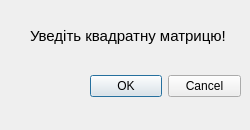
<?xml version="1.0" encoding="UTF-8"?>
<ui version="4.0">
 <class>Dialog</class>
 <widget class="QDialog" name="Dialog">
  <property name="geometry">
   <rect>
    <x>0</x>
    <y>0</y>
    <width>250</width>
    <height>130</height>
   </rect>
  </property>
  <property name="minimumSize">
   <size>
    <width>250</width>
    <height>130</height>
   </size>
  </property>
  <property name="maximumSize">
   <size>
    <width>250</width>
    <height>130</height>
   </size>
  </property>
  <property name="windowTitle">
   <string>Dialog</string>
  </property>
  <widget class="QDialogButtonBox" name="buttonBox">
   <property name="geometry">
    <rect>
     <x>90</x>
     <y>70</y>
     <width>151</width>
     <height>32</height>
    </rect>
   </property>
   <property name="maximumSize">
    <size>
     <width>16777215</width>
     <height>4353464</height>
    </size>
   </property>
   <property name="orientation">
    <enum>Qt::Horizontal</enum>
   </property>
   <property name="standardButtons">
    <set>QDialogButtonBox::Cancel|QDialogButtonBox::Ok</set>
   </property>
  </widget>
  <widget class="QLabel" name="label">
   <property name="geometry">
    <rect>
     <x>30</x>
     <y>20</y>
     <width>241</width>
     <height>31</height>
    </rect>
   </property>
   <property name="font">
    <font>
     <pointsize>11</pointsize>
    </font>
   </property>
   <property name="text">
    <string>Уведіть квадратну матрицю!</string>
   </property>
  </widget>
 </widget>
 <resources/>
 <connections>
  <connection>
   <sender>buttonBox</sender>
   <signal>accepted()</signal>
   <receiver>Dialog</receiver>
   <slot>accept()</slot>
   <hints>
    <hint type="sourcelabel">
     <x>248</x>
     <y>254</y>
    </hint>
    <hint type="destinationlabel">
     <x>157</x>
     <y>274</y>
    </hint>
   </hints>
  </connection>
  <connection>
   <sender>buttonBox</sender>
   <signal>rejected()</signal>
   <receiver>Dialog</receiver>
   <slot>reject()</slot>
   <hints>
    <hint type="sourcelabel">
     <x>316</x>
     <y>260</y>
    </hint>
    <hint type="destinationlabel">
     <x>286</x>
     <y>274</y>
    </hint>
   </hints>
  </connection>
 </connections>
</ui>
